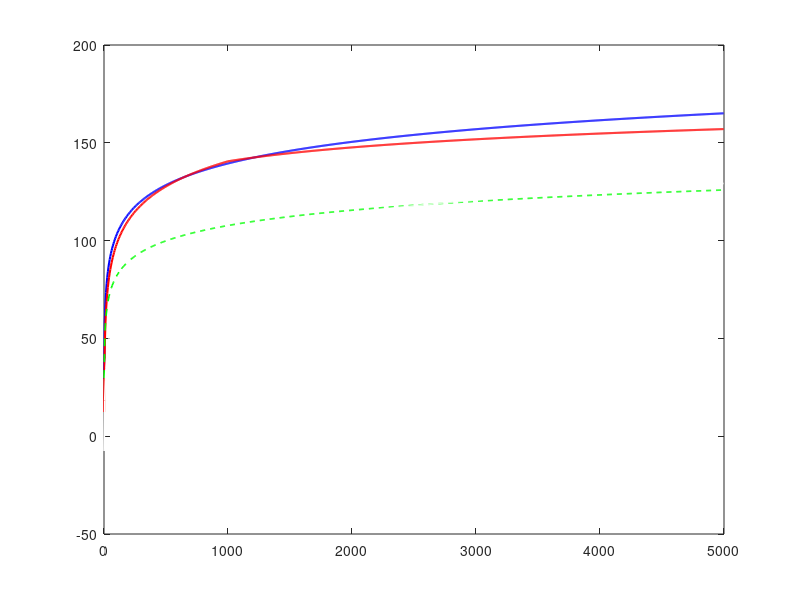

Write the MATLAB code that produced this figure. (Note: this script raises an error after producing the figure.)
%======= params =========
TxPowerBS = 46; %дБм
countSectorsBS = 3;
TxPowerUE = 24; %дБм
AntGainBS = 21; %дБи
PenetrationM = 15; %дБ
IM = 1; %дБ
%Модель распространения сигнала для макросот: COST 231 Hata;
%Модель распространения сигнала для фемто- и микросот: UMiNLOS

f = 18e8; %ГГц;
BW_UL = 10e6; %МГц;
BW_DL = 20e6; %МГц;
%Дуплекс UL и DL: FDD;
NoiseFigure_BS = 2.4; %дБ;
NoiseFigure_UE = 6; %дБ;
RequiredSINR_DL = 2;%Требуемое отношение SINR для DL: 2 дБ;
RequiredSINR_UL = 4;%Требуемое отношение SINR для UL: 4 дБ;
MIMOGain = 3;%дБ Число приемо-передающих антенн на BS (MIMO): 2;
S_area = 100; %кв.км;
S_shops = 4; %кв.к м;
%Базовые станции с фидерами.
FeederLoss = 2; %дБ


%========== 1 ===========
ThermalNoise_UL = -1*174 + 10 * log10(BW_UL);
RxSensBS = NoiseFigure_BS + ThermalNoise_UL + RequiredSINR_UL; 
%RxSensBS = TxPowerUE − FeederLoss + AntGainBS + MIMOGain − MAPL_UL − IM − PenetrationM; %UL
MAPL_UL= TxPowerUE - FeederLoss + AntGainBS + MIMOGain - RxSensBS - IM - PenetrationM;

disp(MAPL_UL);
%========== 2 ===========
ThermalNoise_DL = -1*174 + 10 * log10(BW_DL);
RxSensUE = NoiseFigure_UE + ThermalNoise_DL + RequiredSINR_DL; 
%RxSensUE = TxPowerBS − FeederLoss + AntGainBS + MIMOGain − MAPL_DL − IM − PenetrationM; %DL 
MAPL_DL = TxPowerBS - FeederLoss + AntGainBS + MIMOGain - RxSensUE - IM - PenetrationM;
disp(MAPL_DL);


%========= 3 ===========

d_max = 5000;
d_step = 5;
PL_UMiNLOS = zeros(1,d_max/d_step);
PL_HATA = zeros(1,d_max/d_step);
LLOS = zeros(1,d_max/d_step);
LNLOS = zeros(1,d_max/d_step);
idx = 1;
for d = 1:d_step:d_max
    %Модель UMiNLOS (Urban Micro Non-Line-of-Sight)
    %f - ГГц
    f_Ghz = f/1e9;
    PL_UMiNLOS(idx) = 26*log10(f_Ghz) + 22.7 + 36.7*log10(d);
    

    
    %Модель Окумура-Хата и ее модификация COST231
    %======= HATA params =======
    f_Mhz = f/1e6;
    hBS = 30; %30 - 200 
    hMS = 1; %1 -10
    
    % 1 - dense_urban
    % 2 - urban
    % 3 - suburban
    % 4 - rural
    % 5 - road
    area_type = 1;
    
    %===========================
    
    
    Lcutter = 0;
    A = 0;
    B = 0;
    s = 0;
    
    if f_Mhz < 1500 && f_Mhz > 150
        A = 69.55;
        B = 26.16;
    elseif f_Mhz < 2000 && f_Mhz >= 1500
        A = 46.3;
        B = 33.9;
    end
    
    
    if area_type > 0 && area_type < 3
        a = 3.2 * (log10(11.75*hMS))^2 - 4.97;
    elseif area_type > 2 && area_type < 6
        a = (1.1 * log10(f_Mhz))*hMS - (1.56*log10(f_Mhz) - 0.8);
    end
    
    
    switch area_type
        case 1
            Lcutter = 3;
        case 2
            Lcutter = 0;
        case 3
            Lcutter = -1*(2*(log10(f_Mhz/28))^2 + 5.4);
        case 4
            Lcutter = -1*(4.78*(log10(f_Mhz))^2 - 18.33*log10(f_Mhz) + 40.94);
        case 5
            Lcutter = -1*(4.78*(log10(f_Mhz))^2 - 18.33*log10(f_Mhz) + 35.94);
    end
    if d >= 1000
        s = 44.9 - 6.55 * log10(f_Mhz);
    else
        s = (47.88 + 13.9 * log10(f_Mhz) - 13.9 * log10(hBS)) * (1/log10(50));
    end
    
    if A + B > 0
        PL_HATA(idx) = A + B*log10(f_Mhz) - 13.82*log10(hBS) - a + s*log10(d/1000) + Lcutter;
    end
    

    %========= Модель Walfish-Ikegami ==========
    h = 20; %средняя высота зданий, м
    w = 10; %средняя ширина улиц, м
    b = 15; %среднее расстояние между зданиями, м
    fi = 45; %средний угол между направлением распространения сигнала и улицей.
    delta_h = h - hMS;
    d_km = d/1000;

    LLOS(idx) = 42.6 + 20*log10(f_Mhz) + 26*log10(d_km);
    
    L0 = 32.44 + 20*log10(w) + 20*log10(d_km);
    
    L2_koef = 0;
    if fi >= 0 && fi < 35
        L2_koef = -1*10 + 0.354*fi;
    elseif fi >= 35 && fi < 55
        L2_koef = 2.5 + 0.075*fi;
    elseif fi >= 55 && fi < 90
        L2_koef = 4.0 - 0.114*fi;
    end 
    L2 = -1*16.9 + -1*10*log10(w) + 10*log10(f_Mhz) + 20*log10(delta_h) + L2_koef; 
    
    L11 = 0;
    if hBS > delta_h
        L11 = -1*18*log10(1 + hBS - delta_h);
    end
    

    Ka = 54;
    
    if hBS <= delta_h && d_km > 0.5
        Ka = 54 - 0.8*(hBS - delta_h);
    elseif hBS <= delta_h && d_km <= 0.5
        Ka = 54 - 0.8*(hBS - delta_h)*(d_km/0.5);
    end

    Kd = 18;
    if hBS <= delta_h
        Kd = 18 - 15 * ((hBS - delta_h)/delta_h);
    end

    Kf = -4 + 0.7*(f_Mhz/925 -1);

    L1 = L11 + Ka + Kd*log10(d_km) + Kf * log10(f_Mhz) - 9*log10(b);

    if L1 + L2 > 0
        LNLOS(idx) = L0+L1+L2;
    else
        LNLOS(idx) = L0;
    end


    idx = idx + 1;
end


ds = 1:d_step:d_max;

%1 - UMiNLOS
%2 - HATA
%3 - LLOS
%4 - LNLOS
current_model = 1;


BS_R = 0;
pl = 0;
d_idx = 0;
for i = 1:length(ds)
    
    switch(current_model)
        case 1
            pl = PL_HATA;
        case 2
            pl = PL_UMiNLOS;
        case 3
            pl = LLOS;
        case 4
            pl = LNLOS;
    end
    if pl(i) < MAPL_DL || pl(i) < MAPL_UL
        BS_R = ds(i);
        d_idx = i;
    end
end
BS_R = BS_R - d_step; 
figure('Name', 'Модели распространения радиосигнала');


plot(ds, PL_UMiNLOS, 'b-', 'LineWidth', 1.5);
hold on;
plot(ds, PL_HATA, 'r-', 'LineWidth', 1.5);
plot(ds, LLOS, 'g--', 'LineWidth', 1.2);
plot(ds, LNLOS, "w", 'LineWidth', 1.2); 

yline(MAPL_UL, '--b', ['MAPL UL = ' num2str(round(MAPL_UL, 1)) ' дБ'], ...
    'LineWidth', 1.2, 'LabelHorizontalAlignment', 'left');
yline(MAPL_DL, '--r', ['MAPL DL = ' num2str(round(MAPL_DL, 1)) ' дБ'], ...
    'LineWidth', 1.2, 'LabelHorizontalAlignment', 'left');

stem(BS_R, pl(d_idx), 'filled', 'Color', [0.85 0.33 0.1], 'LineWidth', 1.5);

hold off;
grid on;

xlabel('Расстояние между приемником и передатчиком d, м', 'FontSize', 11);
ylabel('Потери мощности радиосигнала PL, дБ', 'FontSize', 11);
title('Сравнение моделей распространения радиосигнала и определение радиуса соты', 'FontSize', 12);

legend({'UMiNLOS', 'COST 231 Hata', 'Walfish-Ikegami (LOS)', 'Walfish-Ikegami (NLOS)'}, 'Location', 'southeast', 'FontSize', 10);


MAPL_min = min(MAPL_DL, MAPL_UL);

idx_macro = find(PL_HATA <= MAPL_min, 1, 'last');
R_macro_m = ds(idx_macro);         
R_macro_km = R_macro_m / 1000;      


S_site_macro = 1.95 * (R_macro_km)^2;


S_macro_target = S_area - S_shops;  % 100 - 4 = 96 кв.км


N_macro = ceil(S_macro_target / S_site_macro);



idx_micro = find(PL_UMiNLOS <= MAPL_min, 1, 'last');
R_micro_m = ds(idx_micro);
R_micro_km = R_micro_m / 1000;

S_site_micro = 1.95 * (R_micro_km)^2;

N_micro = ceil(S_shops / S_site_micro);

fprintf('--- Макросоты (COST 231 Hata) ---\n');
fprintf('Радиус соты: %.1f м (%.3f км)\n', R_macro_m, R_macro_km);
fprintf('Площадь покрытия одной БС: %.3f кв.км\n', S_site_macro);
fprintf('Число макро-БС на территорию: %d шт.\n\n', N_macro);

fprintf('--- Микро/фемтосоты (UMiNLOS) ---\n');
fprintf('Радиус соты: %.1f м\n', R_micro_m);
fprintf('Площадь покрытия одной БС: %.6f кв.км\n', S_site_micro);
fprintf('Число микро-БС для ТЦ/БЦ: %d шт.\n', N_micro);
